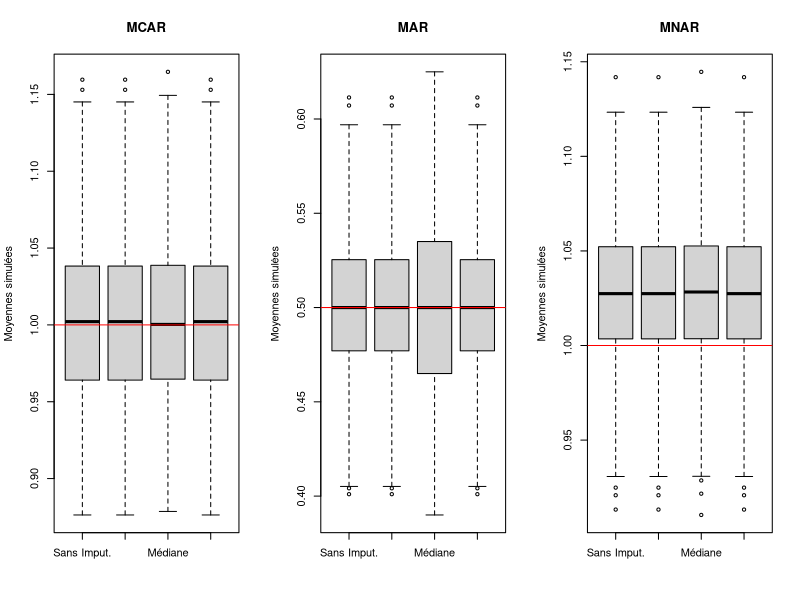

Reproduce this figure in R.
## 1. Paramètres généraux
n <- 200         # Nombre d'observations
n_sim <- 500       # Nombre de simulations

## Variables pour stocker les résultats
somme_moy_X1 <- 0
somme_moy_B1 <- 0
somme_moy_X2 <- 0

somme_moy_impute_mcar <- 0
somme_moy_impute_mar <- 0
somme_moy_impute_mnar <- 0

somme_moy_impute_median_mcar <- 0
somme_moy_impute_median_mar <- 0
somme_moy_impute_median_mnar <- 0

somme_moy_complet_mcar <- 0
somme_moy_complet_mar <- 0
somme_moy_complet_mnar <- 0

# Moyennes théoriques
moy_theo_X1 <- 1
moy_theo_B1 <- 0.5
moy_theo_X2 <- 1

# Stockage pour boxplots
res_MCAR <- matrix(NA, nrow = n_sim, ncol = 4)
res_MAR  <- matrix(NA, nrow = n_sim, ncol = 4)
res_MNAR <- matrix(NA, nrow = n_sim, ncol = 4)

## 5. Boucle de simulation
for (i in 1:n_sim) {
  
  set.seed(i)
  
  # Génération des données
  B1 <- rbinom(n, 1, 0.5)
  B2 <- rbinom(n, 1, 0.7)
  X1 <- rnorm(n, mean = 1, sd = 0.7)
  X2 <- rnorm(n, mean = 1, sd = 0.5)
  
  data_complet <- data.frame(X1 = X1, X2 = X2, B1 = B1, B2 = B2)
  
  # --- MCAR ---
  data_MCAR <- data_complet
  missing_index <- sample(1:n, size = 0.1 * n)
  data_MCAR$X1[missing_index] <- NA
  moyenne_X1 <- mean(data_MCAR$X1, na.rm = TRUE)
  somme_moy_X1 <- somme_moy_X1 + moyenne_X1
  
  # Imputation moyenne
  data_MCAR_impute <- data_MCAR
  data_MCAR_impute$X1[is.na(data_MCAR_impute$X1)] <- mean(data_MCAR$X1, na.rm = TRUE)
  somme_moy_impute_mcar <- somme_moy_impute_mcar + mean(data_MCAR_impute$X1)
  
  # Imputation médiane
  data_MCAR_impute_median <- data_MCAR
  data_MCAR_impute_median$X1[is.na(data_MCAR_impute_median$X1)] <- median(data_MCAR$X1, na.rm = TRUE)
  somme_moy_impute_median_mcar <- somme_moy_impute_median_mcar + mean(data_MCAR_impute_median$X1)
  
  # Cas complets
  data_complet_mcar <- na.omit(data_MCAR)
  somme_moy_complet_mcar <- somme_moy_complet_mcar + mean(data_complet_mcar$X1)
  
  res_MCAR[i, ] <- c(moyenne_X1,
                     mean(data_MCAR_impute$X1),
                     mean(data_MCAR_impute_median$X1),
                     mean(data_complet_mcar$X1))
  
  # --- MAR ---
  data_MAR <- data_complet
  missing_index1 <- ifelse(data_MAR$B2 == 0 & data_MAR$X1 < 0, 1, 0)
  data_MAR$B1 <- ifelse(missing_index1 == 0, data_MAR$B1, NA)
  moyenne_B1 <- mean(data_MAR$B1, na.rm = TRUE)
  somme_moy_B1 <- somme_moy_B1 + moyenne_B1
  
  # Imputation moyenne
  data_MAR_impute <- data_MAR
  data_MAR_impute$B1[is.na(data_MAR_impute$B1)] <- mean(data_MAR$B1, na.rm = TRUE)
  somme_moy_impute_mar <- somme_moy_impute_mar + mean(data_MAR_impute$B1)
  
  # Imputation médiane
  data_MAR_impute_median <- data_MAR
  data_MAR_impute_median$B1[is.na(data_MAR_impute_median$B1)] <- median(data_MAR$B1, na.rm = TRUE)
  somme_moy_impute_median_mar <- somme_moy_impute_median_mar + mean(data_MAR_impute_median$B1)
  
  # Cas complets
  data_complet_mar <- na.omit(data_MAR)
  somme_moy_complet_mar <- somme_moy_complet_mar + mean(data_complet_mar$B1)
  
  res_MAR[i, ] <- c(moyenne_B1,
                    mean(data_MAR_impute$B1),
                    mean(data_MAR_impute_median$B1),
                    mean(data_complet_mar$B1))
  
  # --- MNAR ---
  data_MNAR <- data_complet
  missing_index2 <- ifelse(data_MNAR$X1 < 0.5 & data_MNAR$X2 < 1.1 & data_MNAR$B1 == 1, 1, 0)
  data_MNAR$X2 <- ifelse(missing_index2 == 0, data_MNAR$X2, NA)
  moyenne_X2 <- mean(data_MNAR$X2, na.rm = TRUE)
  somme_moy_X2 <- somme_moy_X2 + moyenne_X2
  
  # Imputation moyenne
  data_MNAR_impute <- data_MNAR
  data_MNAR_impute$X2[is.na(data_MNAR_impute$X2)] <- mean(data_MNAR$X2, na.rm = TRUE)
  somme_moy_impute_mnar <- somme_moy_impute_mnar + mean(data_MNAR_impute$X2)
  
  # Imputation médiane
  data_MNAR_impute_median <- data_MNAR
  data_MNAR_impute_median$X2[is.na(data_MNAR_impute_median$X2)] <- median(data_MNAR$X2, na.rm = TRUE)
  somme_moy_impute_median_mnar <- somme_moy_impute_median_mnar + mean(data_MNAR_impute_median$X2)
  
  # Cas complets
  data_complet_mnar <- na.omit(data_MNAR)
  somme_moy_complet_mnar <- somme_moy_complet_mnar + mean(data_complet_mnar$X2)
  
  res_MNAR[i, ] <- c(moyenne_X2,
                     mean(data_MNAR_impute$X2),
                     mean(data_MNAR_impute_median$X2),
                     mean(data_complet_mnar$X2))
}

## 6. Calcul des moyennes sur les 500 simulations
moyenne_des_X1 <- somme_moy_X1 / n_sim
moyenne_des_B1 <- somme_moy_B1 / n_sim
moyenne_des_X2 <- somme_moy_X2 / n_sim

moyenne_impute_mcar <- somme_moy_impute_mcar / n_sim
moyenne_impute_mar <- somme_moy_impute_mar / n_sim
moyenne_impute_mnar <- somme_moy_impute_mnar / n_sim

moyenne_impute_median_mcar <- somme_moy_impute_median_mcar / n_sim
moyenne_impute_median_mar <- somme_moy_impute_median_mar / n_sim
moyenne_impute_median_mnar <- somme_moy_impute_median_mnar / n_sim

moyenne_complet_mcar <- somme_moy_complet_mcar / n_sim
moyenne_complet_mar <- somme_moy_complet_mar / n_sim
moyenne_complet_mnar <- somme_moy_complet_mnar / n_sim

## 7. Calcul des biais
Biais_mcar <- moyenne_des_X1 - moy_theo_X1
Biais_mar <- moyenne_des_B1 - moy_theo_B1
Biais_mnar <- moyenne_des_X2 - moy_theo_X2

Biais_impute_mcar <- moyenne_impute_mcar - moy_theo_X1
Biais_impute_mar <- moyenne_impute_mar - moy_theo_B1
Biais_impute_mnar <- moyenne_impute_mnar - moy_theo_X2

Biais_impute_median_mcar <- moyenne_impute_median_mcar - moy_theo_X1
Biais_impute_median_mar <- moyenne_impute_median_mar - moy_theo_B1
Biais_impute_median_mnar <- moyenne_impute_median_mnar - moy_theo_X2

Biais_complet_mcar <- moyenne_complet_mcar - moy_theo_X1
Biais_complet_mar <- moyenne_complet_mar - moy_theo_B1
Biais_complet_mnar <- moyenne_complet_mnar - moy_theo_X2

# Calcul des écarts-types pour chaque méthode
ecart_type_mcar <- sqrt(var(res_MCAR[, 1]))
ecart_type_mar <- sqrt(var(res_MAR[, 1]))
ecart_type_mnar <- sqrt(var(res_MNAR[, 1]))


# Calcul des erreurs quadratiques moyennes (RMSE) pour chaque méthode
erreur_quadratique_mcar <- sqrt(mean((res_MCAR[, 1] - moy_theo_X1)^2))
erreur_quadratique_mar <- sqrt(mean((res_MAR[, 1] - moy_theo_B1)^2))
erreur_quadratique_mnar <- sqrt(mean((res_MNAR[, 1] - moy_theo_X2)^2))



## 8. Résultats
print(Biais_mcar)
print(Biais_mar)
print(Biais_mnar)

print(Biais_impute_mcar)
print(Biais_impute_mar)
print(Biais_impute_mnar)

print(Biais_impute_median_mcar)
print(Biais_impute_median_mar)
print(Biais_impute_median_mnar)

print(Biais_complet_mcar)
print(Biais_complet_mar)
print(Biais_complet_mnar)


print(paste("EQM MCAR (X1) : ", erreur_quadratique_mcar))
print(paste("EQM MAR (B1) : ", erreur_quadratique_mar))
print(paste("EQM MNAR (X2) : ", erreur_quadratique_mnar))

print(paste("Ecart-type MCAR : ", ecart_type_mcar))
print(paste("Ecart-type MAR : ", ecart_type_mar))
print(paste("Ecart-type MNAR : ", ecart_type_mnar))


## 9. Boxplots des moyennes simulées
par(mfrow = c(1, 3))
# Boxplot pour MCAR avec ligne de la moyenne théorique
boxplot(res_MCAR,
        main = "MCAR",
        names = c("Sans Imput.", "Moyenne", "Médiane", "Cas complets"),
        ylab = "Moyennes simulées")
abline(h = moy_theo_X1, col = "red")  # Ajouter la ligne théorique

# Boxplot pour MAR avec ligne de la moyenne théorique
boxplot(res_MAR,
        main = "MAR",
        names = c("Sans Imput.", "Moyenne", "Médiane", "Cas complets"),
        ylab = "Moyennes simulées")
abline(h = moy_theo_B1, col = "red")  # Ajouter la ligne théorique

# Boxplot pour MNAR avec ligne de la moyenne théorique
boxplot(res_MNAR,
        main = "MNAR",
        names = c("Sans Imput.", "Moyenne", "Médiane", "Cas complets"),
        ylab = "Moyennes simulées")
abline(h = moy_theo_X2, col = "red")  # Ajouter la ligne théorique





# Biais des différentes hypothèses

# MCAR (Missing Completely at Random)
Biais_mcar  # Biais faible pour MCAR, indiquant que les données manquantes sont aléatoires.
# Le biais est de 0.00142, ce qui signifie que les données manquantes n'introduisent pas de biais significatif. 

# MAR (Missing at Random)
Biais_mar   # Biais faible pour MAR, suggérant que les données manquantes sont liées aux variables observées mais non aux valeurs manquantes.
# La valeur de 0.00054 est encore faible, ce qui montre que l'impact sur les résultats est faible.

# MNAR (Missing Not at Random)
Biais_mnar  # Le biais est plus élevé sous MNAR, ce qui est attendu puisque les données manquantes dépendent de leurs propres valeurs manquantes.
# Le biais de 0.02748 indique que les données manquantes introduisent un biais plus important dans l'analyse.

# Biais des méthodes d'imputation

# Imputation MCAR
Biais_impute_mcar   # L'imputation pour MCAR ne modifie pas le biais par rapport au cas sans imputation.
# Le biais reste à 0.00142, ce qui signifie que l'imputation n'a pas introduit de biais supplémentaire.

# Imputation MAR
Biais_impute_mar    # L'imputation pour MAR reste cohérente avec les résultats du biais initial MAR.
# Le biais est toujours faible (0.00054), ce qui montre que l'imputation a fonctionné correctement.

# Imputation MNAR
Biais_impute_mnar   # L'imputation ne réussit pas à résoudre le biais introduit par les données MNAR.
# Le biais reste élevé (0.02748), ce qui suggère que l'imputation ne peut pas éliminer les effets du biais lorsque les données manquantes dépendent de leurs propres valeurs.

# Biais avec imputation médiane

# Imputation médiane MCAR
Biais_impute_median_mcar  # L'imputation médiane réduit légèrement le biais par rapport à l'imputation classique.
# La valeur du biais de 0.00129 est légèrement plus faible, ce qui suggère une légère amélioration dans l'estimation.

# Imputation médiane MAR
Biais_impute_median_mar   # L'imputation médiane améliore légèrement le biais sous l'hypothèse MAR.
# La réduction du biais (0.00044) par rapport à l'imputation classique montre un petit gain en précision.

# Imputation médiane MNAR
Biais_impute_median_mnar  # L'imputation médiane ne parvient pas à résoudre le biais pour MNAR.
# Le biais reste relativement élevé (0.02815), ce qui suggère que cette méthode n'est pas efficace pour traiter les données MNAR.

# EQM (Erreur Quadratique Moyenne)

# EQM MCAR
erreur_quadratique_mcar  # L'EQM pour MCAR est de 0.0505, ce qui est faible et montre que l'imputation est précise dans le cas des données manquantes aléatoires.
# Un faible EQM indique que l'écart entre les valeurs imputées et les vraies valeurs est minimal.

# EQM MAR
erreur_quadratique_mar   # L'EQM pour MAR est plus faible (0.0351) que pour MCAR, ce qui montre que l'imputation fonctionne mieux lorsque les données manquantes sont liées aux variables observées.
# Cela montre que l'imputation est plus précise sous l'hypothèse MAR.

# EQM MNAR
erreur_quadratique_mnar  # L'EQM pour MNAR est de 0.0459, ce qui est plus élevé que pour MAR mais encore inférieur à MCAR.
# Cela suggère que, bien que l'imputation ne soit pas optimale pour MNAR, elle reste relativement précise par rapport aux autres cas.

# Écart-type

# Écart-type MCAR
ecart_type_mcar   # L'écart-type pour MCAR est de 0.0505, indiquant que la dispersion des erreurs est relativement faible dans le cas des données manquantes aléatoires.
# Un faible écart-type signifie que les erreurs sont homogènes et bien contrôlées.

# Écart-type MAR
ecart_type_mar    # L'écart-type pour MAR est de 0.0352, ce qui est inférieur à celui de MCAR et indique une plus grande précision dans les erreurs sous cette hypothèse.
# Un écart-type plus faible montre que l'imputation est plus stable sous l'hypothèse MAR.

# Écart-type MNAR
ecart_type_mnar   # L'écart-type pour MNAR est de 0.0368, légèrement plus élevé que pour MAR, mais reste relativement faible, ce qui montre une certaine dispersion autour des valeurs imputées.
# Bien que l'écart-type soit légèrement plus élevé, il reste faible, ce qui signifie que l'imputation ne génère pas de très grandes erreurs.


























#valeur theorique pour la mediane ?
